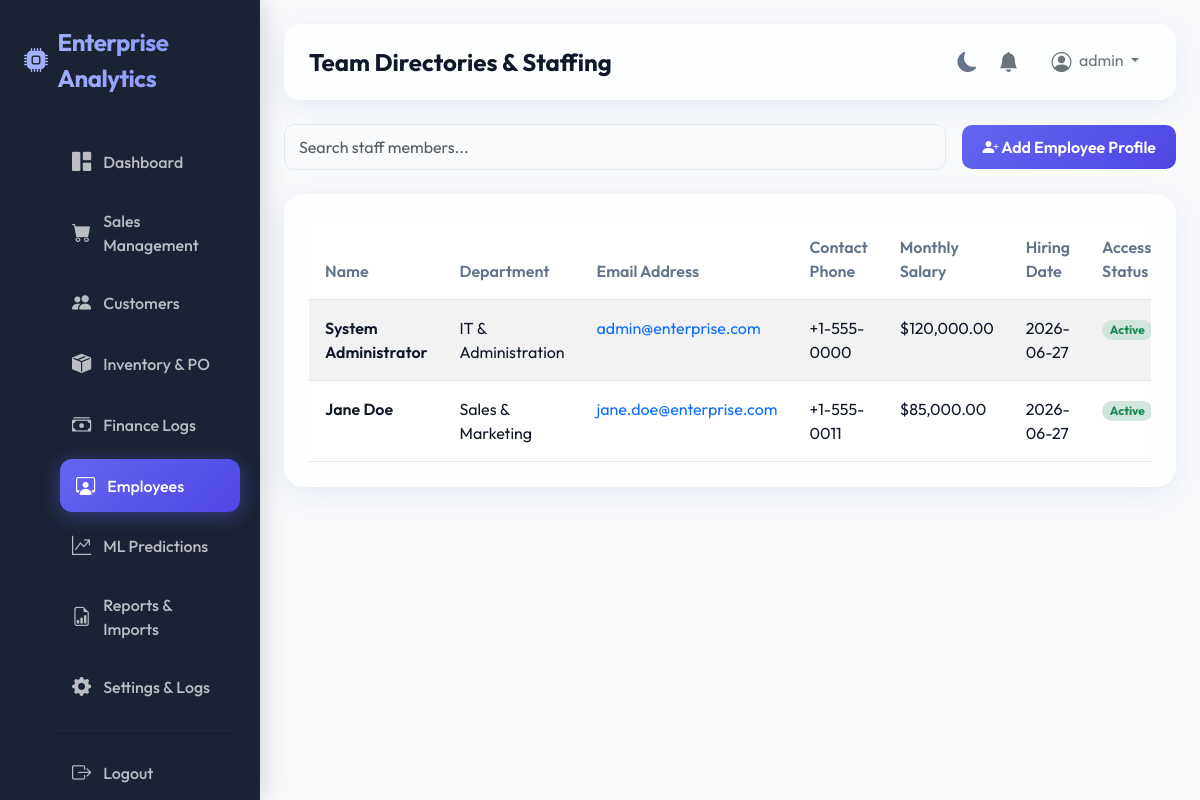
Page /employees/ (signed in) on the committed database.
### models/user.py (models this page shows, shortened)
class User(db.Model, UserMixin):
    __tablename__ = 'users'
    id = db.Column(db.Integer, primary_key=True)
    username = db.Column(db.String(50), unique=True, nullable=False)
    password_hash = db.Column(db.String(255), nullable=False)
    role = db.Column(db.String(20), nullable=False, default='employee')  # admin, manager, employee
    created_at = db.Column(db.DateTime, default=datetime.utcnow)
    employee = db.relationship('Employee', back_populates='user', uselist=False)
    activity_logs = db.relationship('ActivityLog', back_populates='user')

### models/employee.py (models this page shows, shortened)
class Employee(db.Model):
    __tablename__ = 'employees'
    id = db.Column(db.Integer, primary_key=True)
    user_id = db.Column(db.Integer, db.ForeignKey('users.id'), nullable=True)
    first_name = db.Column(db.String(50), nullable=False)
    last_name = db.Column(db.String(50), nullable=False)
    email = db.Column(db.String(100), unique=True, nullable=False)
    phone = db.Column(db.String(20))
    department = db.Column(db.String(50), nullable=False)
    salary = db.Column(db.Float, nullable=False, default=0.0)
    hire_date = db.Column(db.Date, nullable=False, default=datetime.utcnow().date)
    status = db.Column(db.String(20), nullable=False, default='Active')  # Active, Terminated, On Leave
    user = db.relationship('User', back_populates='employee')

### blueprints/employees.py (the view)
@employees_bp.route('/')
@login_required
@role_required(['admin', 'manager'])
def index():
    employees = Employee.query.all()
    users_without_profile = User.query.filter(~User.employee.has()).all()
    return render_template('employees.html', employees=employees, users_without_profile=users_without_profile)

### blueprints/auth.py (called while the page is built)
def role_required(roles):
    def decorator(f):
        @wraps(f)
        def decorated_function(*args, **kwargs):
            if not current_user.is_authenticated:
                return redirect(url_for('auth.login'))
            if current_user.role not in roles:
                flash("You do not have permission to access this page.", "danger")
                return redirect(url_for('main.dashboard'))
            return f(*args, **kwargs)
        return decorated_function
    return decorator

### templates/employees.html (shortened to what this page needs)
{% extends "base.html" %}
{% block page_title %}Team Directories & Staffing{% endblock %}
{% block content %}
<div class="container-fluid px-0 animate-fade-in">
    <div class="d-flex justify-content-between align-items-center mb-4">
        <div class="search-wrapper flex-grow-1 max-width-400 me-3">
            <input type="text" id="employeeSearchInput" class="form-control" placeholder="Search staff members..." onkeyup="searchTable('employeeSearchInput', 'employeesTable')">
        </div>
        {% if current_user.role == 'admin' %}
        <button type="button" class="btn btn-primary-gradient" data-bs-toggle="modal" data-bs-target="#addEmployeeModal">
            <i class="bi bi-person-plus-fill"></i> Add Employee Profile
        </button>
        {% endif %}
    </div>
    <div class="analytics-panel">
        <div class="table-responsive">
            <table class="table table-hover table-striped mb-0 custom-table" id="employeesTable">
                <thead>
                    <tr>
                        <th>Name</th>
                        <th>Department</th>
                        <th>Email Address</th>
                        <th>Contact Phone</th>
                        <th>Monthly Salary</th>
                        <th>Hiring Date</th>
                        <th>Access Status</th>
                    </tr>
                </thead>
                <tbody>
                    {% if employees %}
                        {% for emp in employees %}
                            <tr>
                                <td class="fw-semibold">{{ emp.first_name }} {{ emp.last_name }}</td>
                                <td>{{ emp.department }}</td>
                                <td><a href="mailto:{{ emp.email }}" class="text-decoration-none">{{ emp.email }}</a></td>
                                <td>{{ emp.phone or 'N/A' }}</td>
                                <td>
                                    {% if current_user.role == 'admin' %}
                                        ${{ "{:,.2f}".format(emp.salary) }}
                                    {% else %}
                                        <span class="text-muted small"><i class="bi bi-lock-fill"></i> Private</span>
                                    {% endif %}
                                </td>
                                <td>{{ emp.hire_date.strftime('%Y-%m-%d') }}</td>
                                <td>
                                    <span class="badge rounded-pill {% if emp.status == 'Active' %}bg-success-subtle text-success{% else %}bg-danger-subtle text-danger{% endif %}">
                                        {{ emp.status }}
                                    </span>
                                </td>
                            </tr>
                        {% endfor %}
                    {% else %}
                        <tr>
                            <td colspan="8" class="text-center text-muted py-5">No staff records logged.</td>
                        </tr>
                    {% endif %}
                </tbody>
            </table>
        </div>
    </div>
</div>
{% endblock %}

### templates/base.html (shortened to what this page needs)
<!DOCTYPE html>
<html lang="en" data-theme="light">
<head>
    <link href="https://cdn.jsdelivr.net/npm/bootstrap@5.3.3/dist/css/bootstrap.min.css" rel="stylesheet">
    <link href="https://cdn.jsdelivr.net/npm/bootstrap-icons@1.11.3/font/bootstrap-icons.min.css" rel="stylesheet">
    <link href="{{ url_for('static', filename='css/style.css') }}" rel="stylesheet">
</head>
<body>
    <aside class="sidebar">
        <div class="sidebar-brand">
            <i class="bi bi-cpu-fill"></i> Enterprise Analytics
        </div>
        <ul class="sidebar-menu">
            <li class="sidebar-item">
                <a href="{{ url_for('main.dashboard') }}" class="sidebar-link {% if request.endpoint == 'main.dashboard' %}active{% endif %}">
                    <i class="bi bi-grid-1x2-fill"></i> Dashboard
                </a>
            </li>
            <li class="sidebar-item">
                <a href="{{ url_for('sales.index') }}" class="sidebar-link {% if 'sales.' in request.endpoint %}active{% endif %}">
                    <i class="bi bi-cart-fill"></i> Sales Management
                </a>
            </li>
            <li class="sidebar-item">
                <a href="{{ url_for('customers.index') }}" class="sidebar-link {% if 'customers.' in request.endpoint %}active{% endif %}">
                    <i class="bi bi-people-fill"></i> Customers
                </a>
            </li>
            <li class="sidebar-item">
                <a href="{{ url_for('inventory.index') }}" class="sidebar-link {% if 'inventory.' in request.endpoint %}active{% endif %}">
                    <i class="bi bi-box-seam-fill"></i> Inventory & PO
                </a>
            </li>
            <li class="sidebar-item">
                <a href="{{ url_for('finance.index') }}" class="sidebar-link {% if 'finance.' in request.endpoint %}active{% endif %}">
                    <i class="bi bi-cash-stack"></i> Finance Logs
                </a>
            </li>
            {% if current_user.role in ['admin', 'manager'] %}
            <li class="sidebar-item">
                <a href="{{ url_for('employees.index') }}" class="sidebar-link {% if 'employees.' in request.endpoint %}active{% endif %}">
                    <i class="bi bi-person-workspace"></i> Employees
                </a>
            </li>
            {% endif %}
            <li class="sidebar-item">
                <a href="{{ url_for('ml.index') }}" class="sidebar-link {% if 'ml.' in request.endpoint %}active{% endif %}">
                    <i class="bi bi-graph-up-arrow"></i> ML Predictions
                </a>
            </li>
            <li class="sidebar-item">
                <a href="{{ url_for('reports.index') }}" class="sidebar-link {% if 'reports.' in request.endpoint %}active{% endif %}">
                    <i class="bi bi-file-earmark-bar-graph"></i> Reports & Imports
                </a>
            </li>
            <li class="sidebar-item">
                <a href="{{ url_for('main.settings') }}" class="sidebar-link {% if request.endpoint == 'main.settings' %}active{% endif %}">
                    <i class="bi bi-gear-fill"></i> Settings & Logs
                </a>
            </li>
            <hr style="border-color: rgba(255,255,255,0.15)">
            <li class="sidebar-item">
                <a href="{{ url_for('auth.logout') }}" class="sidebar-link">
                    <i class="bi bi-box-arrow-right"></i> Logout
                </a>
            </li>
        </ul>
    </aside>
    <main class="main-wrapper">
        <header class="top-navbar">
            <h4 class="mb-0 fw-bold text-gradient">{% block page_title %}Dashboard{% endblock %}</h4>
            <div class="navbar-actions">
                <button type="button" class="theme-toggle-btn" id="themeToggleBtn">
                    <i class="bi bi-moon-fill"></i>
                </button>
                <div class="dropdown">
                    <button class="btn btn-link position-relative p-0 text-secondary" type="button" data-bs-toggle="dropdown" aria-expanded="false" onclick="markNotificationsRead()">
                        <i class="bi bi-bell-fill fs-5"></i>
                    </button>
                </div>
                <div class="dropdown">
                    <button class="btn btn-outline-secondary dropdown-toggle border-0" type="button" data-bs-toggle="dropdown" aria-expanded="false">
                        <i class="bi bi-person-circle fs-5 me-1 align-middle"></i> {{ current_user.username }}
                    </button>
                </div>
            </div>
        </header>
        {% block content %}{% endblock %}
    </main>
</body>
</html>

### static/css/style.css (style rules this page uses)
:root { --font-primary: 'Outfit', sans-serif; --bg-primary: #f8fafc; --bg-secondary: #ffffff; --bg-sidebar: rgba(15, 23, 42, 0.95); --border-color: #e2e8f0; --text-primary: #0f172a; --text-secondary: #64748b; --text-light: #f8fafc; --primary: #6366f1; --primary-gradient: linear-gradient(135deg, #6366f1 0%, #4f46e5 100%); --secondary: #10b981; --secondary-gradient: linear-gradient(135deg, #10b981 0%, #059669 100%); --accent: #f59e0b; --accent-gradient: linear-gradient(135deg, #f59e0b 0%, #d97706 100%); --danger: #ef4444; --danger-gradient: linear-gradient(135deg, #ef4444 0%, #dc2626 100%); --glass-bg: rgba(255, 255, 255, 0.7); --glass-border: rgba(255, 255, 255, 0.4); --glass-shadow: 0 8px 32px 0 rgba(31, 38, 135, 0.08); }
* { margin: 0; padding: 0; box-sizing: border-box; font-family: var(--font-primary); }
body { background-color: var(--bg-primary); color: var(--text-primary); overflow-x: hidden; transition: background-color 0.3s, color 0.3s; }
.sidebar { position: fixed; top: 0; left: 0; height: 100vh; width: 260px; background: var(--bg-sidebar); color: var(--text-light); padding: 24px; z-index: 100; transition: transform 0.3s ease-in-out; box-shadow: 4px 0 24px rgba(0, 0, 0, 0.15); }
.sidebar-brand { font-size: 1.5rem; font-weight: 700; letter-spacing: -0.5px; margin-bottom: 40px; background: linear-gradient(to right, #a5b4fc, #818cf8); -webkit-background-clip: text; -webkit-text-fill-color: transparent; display: flex; align-items: center; gap: 10px; }
.sidebar-menu { list-style: none; }
.sidebar-item { margin-bottom: 8px; }
.sidebar-link { display: flex; align-items: center; gap: 12px; padding: 12px 16px; color: rgba(255, 255, 255, 0.7); text-decoration: none; border-radius: 12px; font-weight: 500; transition: all 0.2s ease-in-out; }
.sidebar-link i { font-size: 1.2rem; }
.sidebar-link:hover, .sidebar-link.active { color: #ffffff; background: rgba(255, 255, 255, 0.1); transform: translateX(4px); }
.sidebar-link.active { background: var(--primary-gradient); box-shadow: 0 4px 20px rgba(99, 102, 241, 0.4); }
.main-wrapper { margin-left: 260px; padding: 24px; min-height: 100vh; transition: margin-left 0.3s ease-in-out; }
.top-navbar { display: flex; justify-content: space-between; align-items: center; background: var(--glass-bg); backdrop-filter: blur(12px); -webkit-backdrop-filter: blur(12px); border: 1px solid var(--glass-border); padding: 16px 24px; border-radius: 16px; box-shadow: var(--glass-shadow); margin-bottom: 24px; }
.navbar-actions { display: flex; align-items: center; gap: 20px; }
.theme-toggle-btn { background: none; border: none; color: var(--text-secondary); font-size: 1.25rem; cursor: pointer; transition: color 0.2s; }
.analytics-panel { background: var(--glass-bg); backdrop-filter: blur(12px); -webkit-backdrop-filter: blur(12px); border: 1px solid var(--glass-border); border-radius: 20px; padding: 24px; box-shadow: var(--glass-shadow); margin-bottom: 24px; }
.custom-table { width: 100%; border-collapse: collapse; }
.custom-table th { padding: 16px; text-align: left; color: var(--text-secondary); font-weight: 600; border-bottom: 1px solid var(--border-color); }
.custom-table td { padding: 16px; border-bottom: 1px solid var(--border-color); color: var(--text-primary); }
.custom-table tbody tr { transition: background-color 0.2s; }
.form-control, .form-select { background-color: var(--bg-primary) !important; border: 1px solid var(--border-color) !important; color: var(--text-primary) !important; border-radius: 10px !important; padding: 10px 14px !important; }
.btn-primary-gradient { background: var(--primary-gradient); color: #ffffff; border: none; border-radius: 10px; padding: 10px 20px; font-weight: 600; transition: all 0.2s; }
.animate-fade-in { animation: fadeInUp 0.4s ease-out forwards; }

### rows in the picture
User: username "admin"
Employee: first_name "System", last_name "Administrator", department "IT & Administration", email "admin@enterprise.com", phone "+1-555-0000", salary "120,000.00", hire_date "2026-06-27", status "Active"
Employee: first_name "Jane", last_name "Doe", department "Sales & Marketing", email "jane.doe@enterprise.com", phone "+1-555-0011", salary "85,000.00", hire_date "2026-06-27", status "Active"
